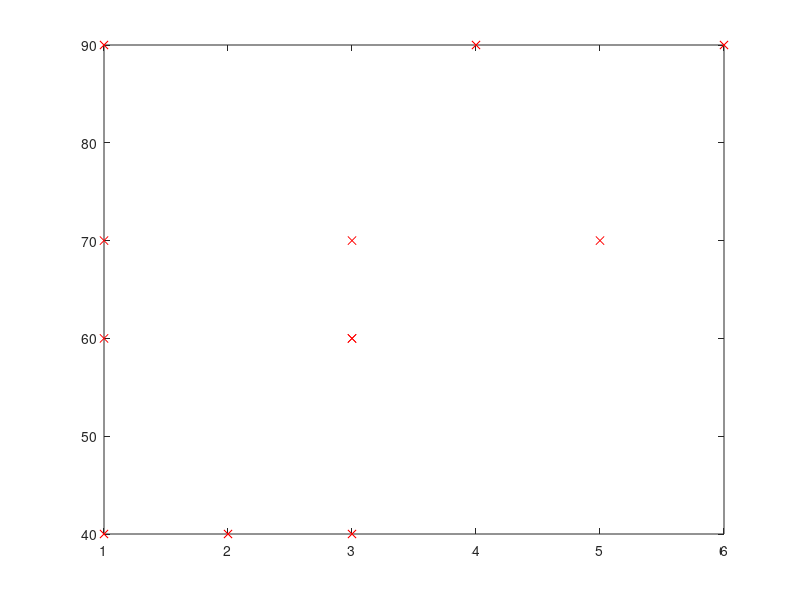

Reproduce this figure in MATLAB. (Note: this script raises an error after producing the figure.)
x = [1 2 3; 1 3 3; 1 4 6; 1 5 3]
y = [40;60;90;70]
plot(x,y,'rx');
m = length(y)
theta = zeros(3,1)
lr = 0.05
iteration = 500
jtheta = zeros(iteration,4)
for iter = 1:iteration
    h = theta(1) + theta(2).*x(:,2) + theta(3).*x(:,3) 
    diff = h - y;
    j = (1/2*m)*sum(diff).^2;
    theta_zero = theta(1) - (lr/m)*sum(diff);
    theta_one  = theta(2) - (lr/m)*sum(diff).*x(:,2);
    theta_two  = theta(3) - (lr/m)*sum(diff).*x(:,3);
    
    theta = [theta_zero;theta_one;theta_two];
    jtheta(iter,:)=[j theta_zero theta_one theta_two];
end
thetatemp= jtheta(iteration,2:4); %min(jteta,[],1) %
h2=thetatemp(1) + (thetatemp(2)*x(:,2)+ thetatemp(3)*x(:,3));
hold on
plot(h2)
hold off
figure(2)
mesh(jtheta(2:4))
xlabel("teta0")
ylabel("teta1")
zlabel("J")

    
    
    


